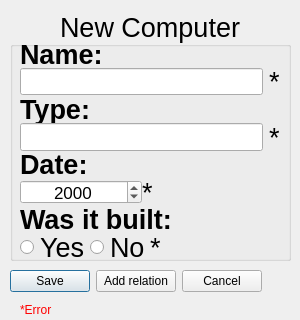
<?xml version="1.0" encoding="UTF-8"?>
<ui version="4.0">
 <class>ComputerWindow</class>
 <widget class="QDialog" name="ComputerWindow">
  <property name="geometry">
   <rect>
    <x>0</x>
    <y>0</y>
    <width>300</width>
    <height>320</height>
   </rect>
  </property>
  <property name="minimumSize">
   <size>
    <width>300</width>
    <height>220</height>
   </size>
  </property>
  <property name="maximumSize">
   <size>
    <width>300</width>
    <height>320</height>
   </size>
  </property>
  <property name="windowTitle">
   <string>Computer</string>
  </property>
  <widget class="QGroupBox" name="groupBox">
   <property name="geometry">
    <rect>
     <x>10</x>
     <y>10</y>
     <width>281</width>
     <height>251</height>
    </rect>
   </property>
   <property name="sizePolicy">
    <sizepolicy hsizetype="Preferred" vsizetype="Preferred">
     <horstretch>0</horstretch>
     <verstretch>0</verstretch>
    </sizepolicy>
   </property>
   <property name="font">
    <font>
     <pointsize>20</pointsize>
    </font>
   </property>
   <property name="title">
    <string>New Computer</string>
   </property>
   <property name="alignment">
    <set>Qt::AlignCenter</set>
   </property>
   <widget class="QWidget" name="gridLayoutWidget">
    <property name="geometry">
     <rect>
      <x>10</x>
      <y>30</y>
      <width>260</width>
      <height>221</height>
     </rect>
    </property>
    <layout class="QGridLayout" name="gridlayout_computer">
     <property name="sizeConstraint">
      <enum>QLayout::SetDefaultConstraint</enum>
     </property>
     <property name="horizontalSpacing">
      <number>-1</number>
     </property>
     <property name="verticalSpacing">
      <number>0</number>
     </property>
     <item row="4" column="2">
      <widget class="QLabel" name="label_type_error_star">
       <property name="text">
        <string>*</string>
       </property>
      </widget>
     </item>
     <item row="7" column="1" alignment="Qt::AlignBottom">
      <widget class="QLabel" name="label_computer_ifBuilt">
       <property name="minimumSize">
        <size>
         <width>0</width>
         <height>0</height>
        </size>
       </property>
       <property name="font">
        <font>
         <weight>75</weight>
         <bold>true</bold>
        </font>
       </property>
       <property name="text">
        <string>Was it built:</string>
       </property>
      </widget>
     </item>
     <item row="4" column="1">
      <widget class="QLineEdit" name="lineEdit_computer_type">
       <property name="minimumSize">
        <size>
         <width>160</width>
         <height>0</height>
        </size>
       </property>
       <property name="font">
        <font>
         <pointsize>13</pointsize>
        </font>
       </property>
      </widget>
     </item>
     <item row="5" column="1" alignment="Qt::AlignBottom">
      <widget class="QLabel" name="label_computer_date">
       <property name="font">
        <font>
         <weight>75</weight>
         <bold>true</bold>
        </font>
       </property>
       <property name="text">
        <string>Date:</string>
       </property>
      </widget>
     </item>
     <item row="2" column="1">
      <widget class="QLineEdit" name="lineEdit_computer_name">
       <property name="minimumSize">
        <size>
         <width>160</width>
         <height>0</height>
        </size>
       </property>
       <property name="font">
        <font>
         <pointsize>13</pointsize>
        </font>
       </property>
       <property name="text">
        <string/>
       </property>
      </widget>
     </item>
     <item row="1" column="1" alignment="Qt::AlignBottom">
      <widget class="QLabel" name="label_computer_name">
       <property name="font">
        <font>
         <weight>75</weight>
         <bold>true</bold>
        </font>
       </property>
       <property name="text">
        <string>Name:</string>
       </property>
       <property name="margin">
        <number>3</number>
       </property>
      </widget>
     </item>
     <item row="6" column="1">
      <layout class="QHBoxLayout" name="horizontalLayout">
       <item>
        <widget class="QDateEdit" name="dateEdit_year_built">
         <property name="minimumSize">
          <size>
           <width>90</width>
           <height>24</height>
          </size>
         </property>
         <property name="maximumSize">
          <size>
           <width>3000</width>
           <height>24</height>
          </size>
         </property>
         <property name="font">
          <font>
           <pointsize>13</pointsize>
          </font>
         </property>
         <property name="alignment">
          <set>Qt::AlignCenter</set>
         </property>
         <property name="dateTime">
          <datetime>
           <hour>0</hour>
           <minute>0</minute>
           <second>0</second>
           <year>2000</year>
           <month>1</month>
           <day>1</day>
          </datetime>
         </property>
         <property name="maximumDate">
          <date>
           <year>7920</year>
           <month>12</month>
           <day>31</day>
          </date>
         </property>
         <property name="currentSection">
          <enum>QDateTimeEdit::YearSection</enum>
         </property>
         <property name="displayFormat">
          <string notr="true">yyyy</string>
         </property>
         <property name="calendarPopup">
          <bool>false</bool>
         </property>
        </widget>
       </item>
       <item>
        <widget class="QLabel" name="label_date_error_star">
         <property name="text">
          <string>*</string>
         </property>
         <property name="textFormat">
          <enum>Qt::AutoText</enum>
         </property>
        </widget>
       </item>
      </layout>
     </item>
     <item row="8" column="1">
      <layout class="QHBoxLayout" name="horizontalLayout_2">
       <property name="sizeConstraint">
        <enum>QLayout::SetFixedSize</enum>
       </property>
       <item alignment="Qt::AlignLeft">
        <widget class="QRadioButton" name="radioButton_yes">
         <property name="minimumSize">
          <size>
           <width>0</width>
           <height>0</height>
          </size>
         </property>
         <property name="text">
          <string>Yes</string>
         </property>
         <attribute name="buttonGroup">
          <string notr="true">buttonGroup</string>
         </attribute>
        </widget>
       </item>
       <item>
        <widget class="QRadioButton" name="radioButton_no">
         <property name="minimumSize">
          <size>
           <width>0</width>
           <height>0</height>
          </size>
         </property>
         <property name="text">
          <string>No</string>
         </property>
         <attribute name="buttonGroup">
          <string notr="true">buttonGroup</string>
         </attribute>
        </widget>
       </item>
       <item>
        <widget class="QLabel" name="label_built_error_star">
         <property name="text">
          <string>*</string>
         </property>
         <property name="textFormat">
          <enum>Qt::AutoText</enum>
         </property>
        </widget>
       </item>
       <item>
        <spacer name="horizontalSpacer">
         <property name="orientation">
          <enum>Qt::Horizontal</enum>
         </property>
         <property name="sizeHint" stdset="0">
          <size>
           <width>40</width>
           <height>20</height>
          </size>
         </property>
        </spacer>
       </item>
      </layout>
     </item>
     <item row="2" column="2">
      <widget class="QLabel" name="label_name_error_star">
       <property name="text">
        <string>*</string>
       </property>
      </widget>
     </item>
     <item row="3" column="1" alignment="Qt::AlignBottom">
      <widget class="QLabel" name="label_computer_type">
       <property name="minimumSize">
        <size>
         <width>0</width>
         <height>0</height>
        </size>
       </property>
       <property name="font">
        <font>
         <weight>75</weight>
         <bold>true</bold>
        </font>
       </property>
       <property name="text">
        <string>Type:</string>
       </property>
       <property name="alignment">
        <set>Qt::AlignLeading|Qt::AlignLeft|Qt::AlignVCenter</set>
       </property>
       <property name="wordWrap">
        <bool>false</bool>
       </property>
       <property name="margin">
        <number>3</number>
       </property>
      </widget>
     </item>
    </layout>
   </widget>
  </widget>
  <widget class="QLabel" name="label_computer_error">
   <property name="geometry">
    <rect>
     <x>20</x>
     <y>300</y>
     <width>256</width>
     <height>20</height>
    </rect>
   </property>
   <property name="maximumSize">
    <size>
     <width>16777215</width>
     <height>20</height>
    </size>
   </property>
   <property name="text">
    <string>&lt;font color='red'&gt;*Error&lt;/font&gt;</string>
   </property>
  </widget>
  <widget class="QWidget" name="layoutWidget">
   <property name="geometry">
    <rect>
     <x>10</x>
     <y>270</y>
     <width>280</width>
     <height>39</height>
    </rect>
   </property>
   <layout class="QHBoxLayout" name="horizontalLayout_3">
    <property name="sizeConstraint">
     <enum>QLayout::SetFixedSize</enum>
    </property>
    <item>
     <widget class="QPushButton" name="pushButton_computer_save">
      <property name="text">
       <string>Save</string>
      </property>
     </widget>
    </item>
    <item>
     <widget class="QPushButton" name="pushButton_computer_addRelation">
      <property name="text">
       <string>Add relation</string>
      </property>
     </widget>
    </item>
    <item>
     <widget class="QPushButton" name="pushButton_computer_cancel">
      <property name="text">
       <string>Cancel</string>
      </property>
     </widget>
    </item>
   </layout>
  </widget>
 </widget>
 <resources/>
 <connections/>
 <buttongroups>
  <buttongroup name="buttonGroup"/>
 </buttongroups>
</ui>
